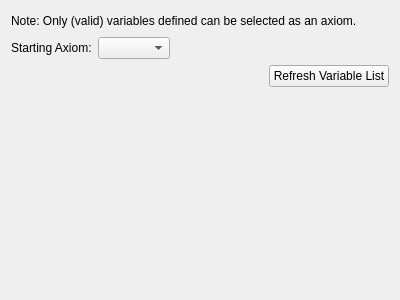
<?xml version="1.0" encoding="UTF-8"?>
<ui version="4.0">
 <class>AxiomTabContent</class>
 <widget class="QWidget" name="AxiomTabContent">
  <property name="geometry">
   <rect>
    <x>0</x>
    <y>0</y>
    <width>400</width>
    <height>300</height>
   </rect>
  </property>
  <property name="windowTitle">
   <string>Form</string>
  </property>
  <layout class="QVBoxLayout" name="verticalLayout">
   <item>
    <layout class="QHBoxLayout" name="horizontalLayout_2">
     <item>
      <widget class="QLabel" name="noteLabel">
       <property name="text">
        <string>Note: Only (valid) variables defined can be selected as an axiom.</string>
       </property>
      </widget>
     </item>
     <item>
      <spacer name="horizontalSpacer_2">
       <property name="orientation">
        <enum>Qt::Horizontal</enum>
       </property>
       <property name="sizeHint" stdset="0">
        <size>
         <width>40</width>
         <height>20</height>
        </size>
       </property>
      </spacer>
     </item>
    </layout>
   </item>
   <item>
    <layout class="QHBoxLayout" name="horizontalLayout">
     <item>
      <widget class="QLabel" name="axiomLabel">
       <property name="text">
        <string>Starting Axiom:</string>
       </property>
      </widget>
     </item>
     <item>
      <widget class="QComboBox" name="axiomComboxBox"/>
     </item>
     <item>
      <spacer name="horizontalSpacer">
       <property name="orientation">
        <enum>Qt::Horizontal</enum>
       </property>
       <property name="sizeHint" stdset="0">
        <size>
         <width>40</width>
         <height>20</height>
        </size>
       </property>
      </spacer>
     </item>
    </layout>
   </item>
   <item>
    <layout class="QHBoxLayout" name="horizontalLayout_4">
     <item>
      <spacer name="horizontalSpacer_3">
       <property name="orientation">
        <enum>Qt::Horizontal</enum>
       </property>
       <property name="sizeHint" stdset="0">
        <size>
         <width>40</width>
         <height>20</height>
        </size>
       </property>
      </spacer>
     </item>
     <item>
      <widget class="QPushButton" name="refreshButton">
       <property name="text">
        <string>Refresh Variable List</string>
       </property>
      </widget>
     </item>
    </layout>
   </item>
   <item>
    <spacer name="verticalSpacer">
     <property name="orientation">
      <enum>Qt::Vertical</enum>
     </property>
     <property name="sizeHint" stdset="0">
      <size>
       <width>20</width>
       <height>40</height>
      </size>
     </property>
    </spacer>
   </item>
  </layout>
 </widget>
 <resources/>
 <connections/>
</ui>
